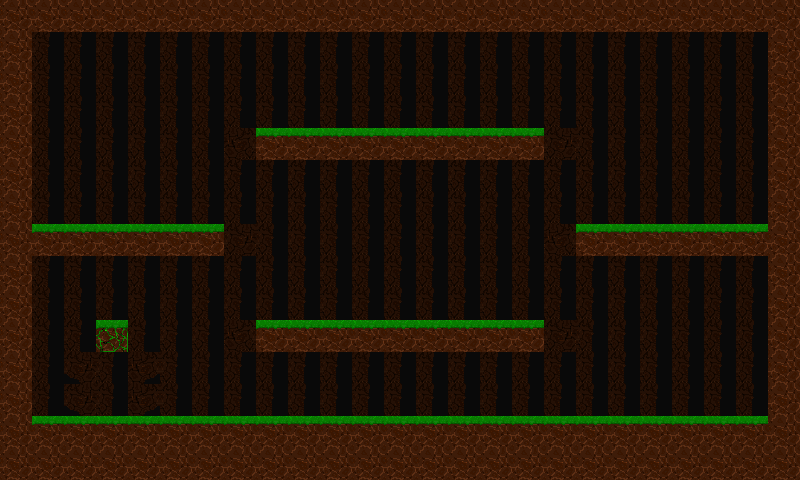

A 2D game scene composited from a Tiled map and its tileset images. What follows is a short description and the map's XML, with every tile layer's data as written:
An orthogonal 25x15 tile map with 32x32 px tiles, 2 tile layers (BG TILE, Tile Layer 2), 2 tilesets and 15 objects (9x Torch, hero, SlimeBoss).

<map version="1.0" tiledversion="1.1.3" orientation="orthogonal" renderorder="right-down" width="25" height="15" tilewidth="32" tileheight="32" infinite="0" nextobjectid="59">
 <tileset firstgid="1" source="level1.tsx" />
 <tileset firstgid="17" source="new.tsx" />
 <layer name="BG TILE" width="25" height="15">
  <data encoding="csv">
5,5,5,5,5,5,5,5,5,5,5,5,5,5,5,5,5,5,5,5,5,5,5,5,5,
5,5,5,5,5,5,5,5,5,5,5,5,5,5,5,5,5,5,5,5,5,5,5,5,5,
5,5,5,5,5,5,5,5,5,5,5,5,5,5,5,5,5,5,5,5,5,5,5,5,5,
5,5,5,5,5,5,5,5,5,5,5,5,5,5,5,5,5,5,5,5,5,5,5,5,5,
5,5,5,5,5,5,5,5,5,5,5,5,5,5,5,5,5,5,5,5,5,5,5,5,5,
5,5,5,5,5,5,5,5,5,5,5,5,5,5,5,5,5,5,5,5,5,5,5,5,5,
5,5,5,5,5,5,5,5,5,5,5,5,5,5,5,5,5,5,5,5,5,5,5,5,5,
5,5,5,5,5,5,5,5,5,5,5,5,5,5,5,5,5,5,5,5,5,5,5,5,5,
5,5,5,5,5,5,5,5,5,5,5,5,5,5,5,5,5,5,5,5,5,5,5,5,5,
5,5,5,5,5,5,5,5,5,5,5,5,5,5,5,5,5,5,5,5,5,5,5,5,5,
5,5,5,5,5,5,5,5,5,5,5,5,5,5,5,5,5,5,5,5,5,5,5,5,5,
5,5,5,5,5,5,5,5,5,5,5,5,5,5,5,5,5,5,5,5,5,5,5,5,5,
5,5,5,5,5,5,5,5,5,5,5,5,5,5,5,5,5,5,5,5,5,5,5,5,5,
5,5,5,5,5,5,5,5,5,5,5,5,5,5,5,5,5,5,5,5,5,5,5,5,5,
5,5,5,5,5,5,5,5,5,5,5,5,5,5,5,5,5,5,5,5,5,5,5,5,5
</data>
 </layer>
 <layer name="Tile Layer 2" width="25" height="15">
  <data encoding="csv">
2,2,2,2,2,2,2,2,2,2,2,2,2,2,2,2,2,2,2,2,2,2,2,2,2,
2,0,0,0,0,0,0,0,0,0,0,0,0,0,0,0,0,0,0,0,0,0,0,0,2,
2,0,0,0,0,0,0,0,0,0,0,0,0,0,0,0,0,0,0,0,0,0,0,0,2,
2,0,0,0,0,0,0,0,0,0,0,0,0,0,0,0,0,0,0,0,0,0,0,0,2,
2,0,0,0,0,0,0,2147483652,1,1,1,1,1,1,1,1,1,4,0,0,0,0,0,0,2,
2,0,0,0,0,0,0,0,0,0,0,0,0,0,0,0,0,0,0,0,0,0,0,0,2,
2,0,0,0,0,0,0,0,0,0,0,0,0,0,0,0,0,0,0,0,0,0,0,0,2,
2,1,1,1,1,1,1,4,0,0,0,0,0,0,0,0,0,2147483652,1,1,1,1,1,1,2,
2,0,0,0,0,0,0,0,0,0,0,0,0,0,0,0,0,0,0,0,0,0,0,0,2,
2,0,0,0,0,0,0,0,0,0,0,0,0,0,0,0,0,0,0,0,0,0,0,0,2,
2,0,0,12,0,0,0,2147483652,1,1,1,1,1,1,1,1,1,4,0,0,0,0,0,0,2,
2,0,9,13,2147483657,0,0,0,0,0,0,0,0,0,0,0,0,0,0,0,0,0,0,0,2,
2,0,9,13,2147483657,0,0,0,0,0,0,0,0,0,0,0,0,0,0,0,0,0,0,0,2,
2,1,1,1,1,1,1,1,1,1,1,1,1,1,1,1,1,1,1,1,1,1,1,1,2,
2,2,2,2,2,2,2,2,2,2,2,2,2,2,2,2,2,2,2,2,2,2,2,2,2
</data>
 </layer>
 <objectgroup name="collision">
  <object id="34" x="800" y="416">
   <properties>
    <property name="x" value="98" />
    <property name="y" value="180" />
   </properties>
   <polyline points="-32,0 -768,0 -768,-160 -544,-160 -576,-192 -768,-192 -768,-384 -32,-384" />
  </object>
  <object id="35" x="224" y="160">
   <properties>
    <property name="x" value="384" />
    <property name="y" value="100" />
   </properties>
   <polyline points="0,0 32,-32 320,-32 352,0 0,0" />
  </object>
  <object id="36" x="224" y="352">
   <polyline points="0,0 32,-32 320,-32 352,0 0,0" />
  </object>
  <object id="55" x="768" y="32">
   <polyline points="0,0 0.406387,191.985 -192,192 -224,224 0,224 0,384" />
  </object>
 </objectgroup>
 <objectgroup name="items">
  <object id="37" name="Torch" x="640" y="320" width="32" height="32" />
  <object id="38" name="Torch" x="672" y="128" width="32" height="32" />
  <object id="39" name="Torch" x="512" y="64" width="32" height="32" />
  <object id="40" name="Torch" x="320" y="224" width="32" height="32" />
  <object id="41" name="Torch" x="448" y="224" width="32" height="32" />
  <object id="42" name="Torch" x="128" y="128" width="32" height="32" />
  <object id="43" name="Torch" x="256" y="64" width="32" height="32" />
  <object id="44" name="Torch" x="384" y="64" width="32" height="32" />
  <object id="56" name="Torch" x="160" y="320" width="32" height="32" />
 </objectgroup>
 <objectgroup name="characters">
  <object id="45" name="hero" x="156" y="355" width="6" height="32" />
  <object id="46" name="SlimeBoss" x="384" y="256" width="31.5473" height="31.5473" />
 </objectgroup>
</map>